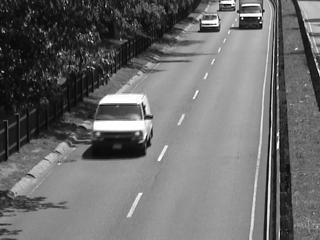
#> input picture optical-flow/images/image1.jpg, 320 x 240 px
$ python horn-schunck.py   (older library calls are emulated)
#> lines starting #> are read from the running program, lines starting #| are printed output that depends on the picture
import numpy as np
import matplotlib.pyplot as plt
import cv2


def horn_schunck(image1, image2, alpha, iterations=100):
    # Init velocities
    # Prev values stored for stopping condition
    u = np.zeros(image1.shape)
    v = np.zeros(image1.shape)
    u_prev = np.zeros(image1.shape)
    v_prev = np.zeros(image1.shape)

    Ix, Iy, It = compute_derivatives(image1, image2)
    plot_derivatives(Ix, Iy, It)

    for i in range(iterations):
        u_avg, v_avg = compute_averages(u, v)
        numerator = Ix*u_avg + Iy*v_avg + It
        denominator = alpha**2 + Ix**2 + Iy**2
        # print(i)
        temp = (numerator/denominator)
        u = u_avg - Ix*temp
        v = v_avg - Iy*temp

        # Stopping condition
        solution_change = np.mean((u - u_prev)**2 + (v - v_prev)**2)
        epsilon = 10**(-6)
        if i != 0 and solution_change < epsilon:
            break

        u_prev = u
        v_prev = v

    return u, v


def compute_derivatives(image1, image2):
    # Masks needed to compute Ix, Iy, It
    Ix_mask = np.array([[-1, 1], [-1, 1]]) * 0.25
    Iy_mask = np.array([[-1, -1], [1, 1]]) * 0.25
    It_mask = np.array([[1, 1], [1, 1]]) * 0.25

    # Compute Ix, Iy, It
    Ix = cv2.filter2D(image1, cv2.CV_64F, Ix_mask) + cv2.filter2D(image2, cv2.CV_64F, Ix_mask)
    Iy = cv2.filter2D(image1, cv2.CV_64F, Iy_mask) + cv2.filter2D(image2, cv2.CV_64F, Iy_mask)
    It = cv2.filter2D(image1, cv2.CV_64F, It_mask) + cv2.filter2D(image2, cv2.CV_64F, -It_mask)

    return Ix, Iy, It


def compute_averages(u, v):
    # Estimate local averages
    avg_mask = np.array([[1/12, 1/6, 1/12], [1/6, 0, 1/6], [1/12, 1/6, 1/12]])
    u_avg = cv2.filter2D(u, cv2.CV_64F, avg_mask)
    v_avg = cv2.filter2D(v, cv2.CV_64F, avg_mask)

    return u_avg, v_avg


def plot_derivatives(Ix, Iy, It):
    fg, ax = plt.subplots(1, 3, figsize=(18, 5))
    for f, a, t in zip((Ix, Iy, It), ax, ('$f_x$', '$f_y$', '$f_t$')):
        h=a.imshow(f, cmap='bwr')
        a.set_title(t)
        fg.colorbar(h, ax=a)


def plot_solution(image, u, v, scale=1):
    mesh_padding = 7
    plt.figure()
    plt.imshow(image, cmap='gray')
    for i in range(0, u.shape[0], mesh_padding):
            for j in range(0, u.shape[1], mesh_padding):
                    plt.arrow(j, i, v[i,j]*scale, u[i,j]*scale, color='red', head_width=1)


def main():
    # Load images in grayscale
    image1_orig = cv2.imread('images/image1.jpg', 0)
#> image1_orig is the input picture: shape (240, 320); min 0, max 255, mean 107.9
    image2_orig = cv2.imread('images/image2.jpg', 0)
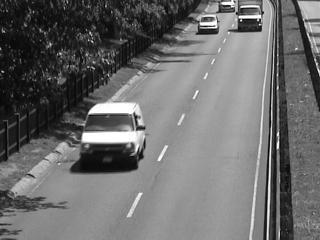
#> input picture optical-flow/images/image2.jpg, 320 x 240 px
#> image2_orig is the input picture: shape (240, 320); min 0, max 255, mean 107.9

    # Use gaussian blur to reduce noise
    mask = (51, 51)
    image1 = cv2.GaussianBlur(image1_orig, mask, 0)
    image2 = cv2.GaussianBlur(image2_orig, mask, 0)

    u, v = horn_schunck(image1, image2, 10, 1000)
#> in compute_derivatives, `Ix = cv2.filter2D(image1, cv2.CV_64F, Ix_mask) + cv2.filter2D(image2, ..`:
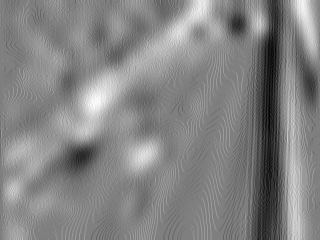
#> Ix: shape (240, 320) float64; min -5, max 5, mean 0.175; drawn with min black and max white
#> in compute_derivatives, `It = cv2.filter2D(image1, cv2.CV_64F, It_mask) + cv2.filter2D(image2, ..`:
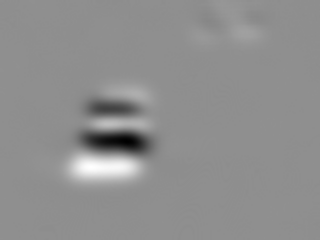
#> It: shape (240, 320) float64; min -103.2, max 80.5, mean 0; drawn with min black and max white
#> the loop in plot_derivatives, `for f, a, t in zip((Ix, Iy, It), ax, ('$f_x$', '$f_y$', '$f_t$')):` made 3 passes
#> t on passes 1 to 3: '$f_x$', '$f_y$', '$f_t$'
#> the loop in horn_schunck, `for i in range(iterations):` made 821 passes
#> solution_change on passes 1 to 3: 0.179, 0.124, 0.0881
#> pass 1, in horn_schunck, `denominator = alpha**2 + Ix**2 + Iy**2`:
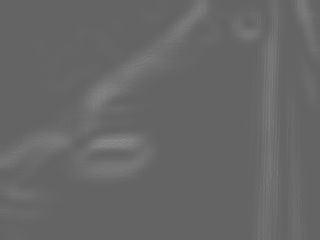
#> denominator: shape (240, 320) float64; min 100, max 139.6, mean 103.3
#> pass 1, in horn_schunck, `v = v_avg - Iy*temp`:
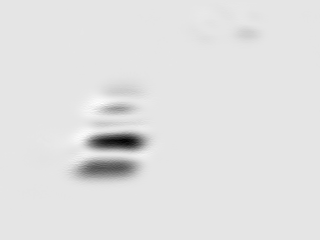
#> v: shape (240, 320) float64; min -4.51, max 0.501, mean -0.0724; drawn with min black and max white
#> after the loop in horn_schunck, `for i in range(iterations):`:
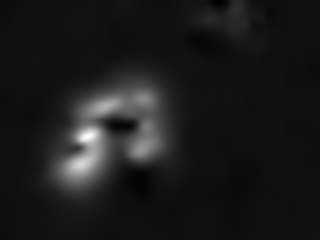
#> u: shape (240, 320) float64; min -1.21, max 18.9, mean 0.968; drawn with min black and max white

    # Plot
    plot_solution(image2_orig, u, v)
    plt.show()
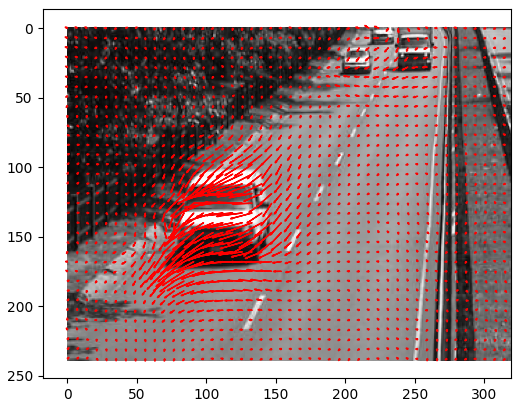
#> figure drawn by matplotlib, 1 panel


if __name__ == "__main__":
    main()
